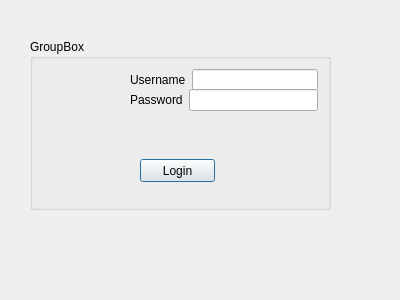
<?xml version="1.0" encoding="UTF-8"?>
<ui version="4.0">
 <class>SecDialog</class>
 <widget class="QDialog" name="SecDialog">
  <property name="geometry">
   <rect>
    <x>0</x>
    <y>0</y>
    <width>400</width>
    <height>300</height>
   </rect>
  </property>
  <property name="windowTitle">
   <string>Dialog</string>
  </property>
  <widget class="QGroupBox" name="groupBox">
   <property name="geometry">
    <rect>
     <x>30</x>
     <y>39</y>
     <width>301</width>
     <height>171</height>
    </rect>
   </property>
   <property name="title">
    <string>GroupBox</string>
   </property>
   <widget class="QPushButton" name="pushButton_login">
    <property name="geometry">
     <rect>
      <x>110</x>
      <y>120</y>
      <width>75</width>
      <height>23</height>
     </rect>
    </property>
    <property name="text">
     <string>Login</string>
    </property>
   </widget>
   <widget class="QWidget" name="">
    <property name="geometry">
     <rect>
      <x>100</x>
      <y>30</y>
      <width>188</width>
      <height>22</height>
     </rect>
    </property>
    <layout class="QHBoxLayout" name="horizontalLayout">
     <item>
      <widget class="QLabel" name="label">
       <property name="text">
        <string>Username</string>
       </property>
      </widget>
     </item>
     <item>
      <widget class="QLineEdit" name="lineEdit_username"/>
     </item>
    </layout>
   </widget>
   <widget class="QWidget" name="">
    <property name="geometry">
     <rect>
      <x>100</x>
      <y>50</y>
      <width>188</width>
      <height>22</height>
     </rect>
    </property>
    <layout class="QHBoxLayout" name="horizontalLayout_2">
     <item>
      <widget class="QLabel" name="label_2">
       <property name="text">
        <string>Password</string>
       </property>
      </widget>
     </item>
     <item>
      <widget class="QLineEdit" name="lineEdit_password"/>
     </item>
    </layout>
   </widget>
  </widget>
 </widget>
 <resources/>
 <connections/>
</ui>
